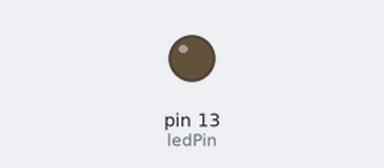
Bench run of a sketch on a simulated Arduino Uno, built with avr-gcc and run on an emulated ATmega328P. On the bench: output pins drawn as LEDs (lit = HIGH).

Above: at 1.7 s.
At 50.5 s:
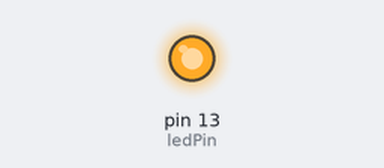
Timing chart, 0 to 51.2 s (numbered marks = the images above):
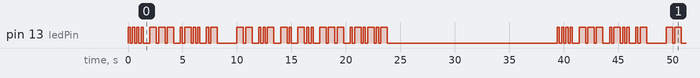

The sketch:

morse_hola_mundo.ino
```cpp
/*
 * Proyecto: Morse Hola Mundo
 * Descripcion: Parpadea "Hola Mundo." en Morse cada 15 segundos usando el LED integrado.
 */

const int ledPin = LED_BUILTIN;
const int unitDelay = 200; // Duracion base de un punto en ms

void setup() {
  pinMode(ledPin, OUTPUT);
}

void dot() {
  digitalWrite(ledPin, HIGH);
  delay(unitDelay);
  digitalWrite(ledPin, LOW);
  delay(unitDelay); // Espacio entre partes de una letra
}

void dash() {
  digitalWrite(ledPin, HIGH);
  delay(unitDelay * 3);
  digitalWrite(ledPin, LOW);
  delay(unitDelay); // Espacio entre partes de una letra
}

void letterSpace() {
  delay(unitDelay * 2); // Ya hay 1 unidad del dot/dash, total 3
}

void wordSpace() {
  delay(unitDelay * 6); // Ya hay 1 unidad del dot/dash, total 7
}

void playMorse(char c) {
  c = toupper(c);
  switch (c) {
    case 'H': dot(); dot(); dot(); dot(); break;
    case 'O': dash(); dash(); dash(); break;
    case 'L': dot(); dash(); dot(); dot(); break;
    case 'A': dot(); dash(); break;
    case 'M': dash(); dash(); break;
    case 'U': dot(); dot(); dash(); break;
    case 'N': dash(); dot(); break;
    case 'D': dash(); dot(); dot(); break;
    case '.': dot(); dash(); dot(); dash(); dot(); dash(); break;
    case ' ': wordSpace(); return; // Salir sin añadir espacio de letra
    default: return;
  }
  letterSpace();
}

void loop() {
  const char message[] = "Hola Mundo.";

  for (int i = 0; message[i] != '\0'; i++) {
    playMorse(message[i]);
  }

  delay(15000); // Esperar 15 segundos antes de repetir
}
```

Measured:
- by itself, pin 13 (ledPin): moves between LOW and HIGH, repeating every 39.4 s
- by itself, everything shown: repeats every 39.4 s, in 64 steps
